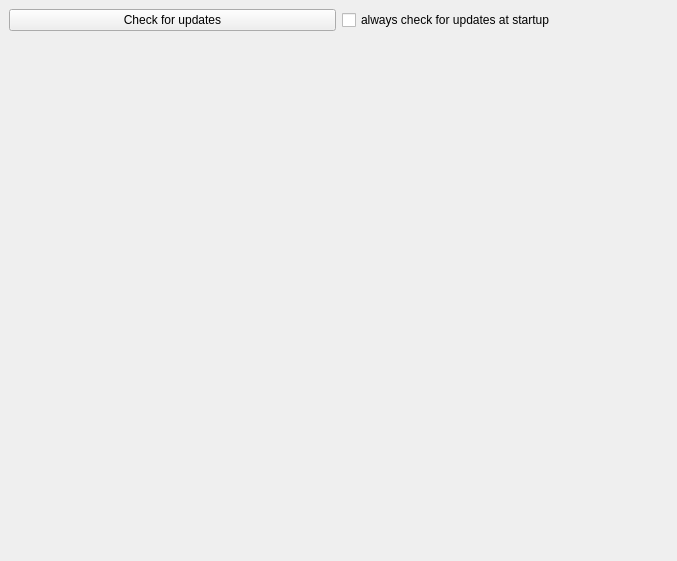
<?xml version="1.0" encoding="UTF-8"?>
<ui version="4.0">
 <class>Gui::Dialog::DlgSettingsDraft</class>
 <widget class="QWidget" name="Gui::Dialog::DlgSettingsDraft">
  <property name="geometry">
   <rect>
    <x>0</x>
    <y>0</y>
    <width>677</width>
    <height>561</height>
   </rect>
  </property>
  <property name="windowTitle">
   <string>AppImage</string>
  </property>
  <layout class="QVBoxLayout">
   <property name="spacing">
    <number>6</number>
   </property>
   <property name="leftMargin">
    <number>9</number>
   </property>
   <property name="topMargin">
    <number>9</number>
   </property>
   <property name="rightMargin">
    <number>9</number>
   </property>
   <property name="bottomMargin">
    <number>9</number>
   </property>
   <item>
    <layout class="QGridLayout" name="gridLayout">
     <item row="0" column="1">
      <widget class="Gui::PrefCheckBox" name="always_check_updates">
       <property name="enabled">
        <bool>true</bool>
       </property>
       <property name="toolTip">
        <string>check this if you want to check for appimage updates on every start of FreeCAD</string>
       </property>
       <property name="text">
        <string>always check for updates at startup</string>
       </property>
       <property name="checked">
        <bool>false</bool>
       </property>
       <property name="prefEntry" stdset="0">
        <cstring>appimage_auto_update</cstring>
       </property>
       <property name="prefPath" stdset="0">
        <cstring>AppImage</cstring>
       </property>
      </widget>
     </item>
     <item row="0" column="0">
      <widget class="QPushButton" name="check_updates_button">
       <property name="text">
        <string>Check for updates</string>
       </property>
      </widget>
     </item>
     <item row="1" column="0">
      <spacer name="verticalSpacer">
       <property name="orientation">
        <enum>Qt::Vertical</enum>
       </property>
       <property name="sizeHint" stdset="0">
        <size>
         <width>20</width>
         <height>40</height>
        </size>
       </property>
      </spacer>
     </item>
    </layout>
   </item>
  </layout>
 </widget>
 <layoutdefault spacing="6" margin="11"/>
 <pixmapfunction>qPixmapFromMimeSource</pixmapfunction>
 <customwidgets>
  <customwidget>
   <class>Gui::PrefCheckBox</class>
   <extends>QCheckBox</extends>
   <header>Gui/PrefWidgets.h</header>
  </customwidget>
 </customwidgets>
 <resources/>
 <connections/>
</ui>
